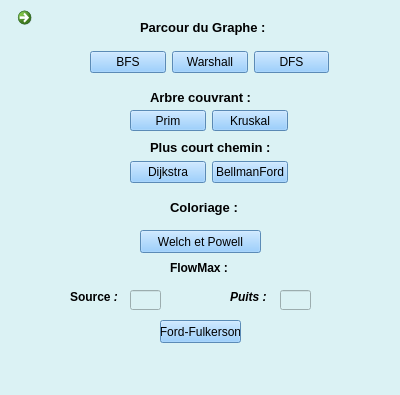
<?xml version="1.0" encoding="UTF-8"?>
<ui version="4.0">
 <class>algorithme</class>
 <widget class="QWidget" name="algorithme">
  <property name="geometry">
   <rect>
    <x>0</x>
    <y>0</y>
    <width>400</width>
    <height>395</height>
   </rect>
  </property>
  <property name="windowTitle">
   <string>Algorithmes</string>
  </property>
  <property name="windowIcon">
   <iconset>
    <normaloff>imgs/icon.png</normaloff>imgs/icon.png</iconset>
  </property>
  <property name="styleSheet">
   <string notr="true">background-color: rgb(219, 242, 244);</string>
  </property>
  <widget class="QLabel" name="label">
   <property name="geometry">
    <rect>
     <x>140</x>
     <y>20</y>
     <width>141</width>
     <height>16</height>
    </rect>
   </property>
   <property name="frameShape">
    <enum>QFrame::NoFrame</enum>
   </property>
   <property name="frameShadow">
    <enum>QFrame::Plain</enum>
   </property>
   <property name="text">
    <string>&lt;html&gt;&lt;head/&gt;&lt;body&gt;&lt;p&gt;&lt;span style=&quot; font-size:10pt; font-weight:600;&quot;&gt;Parcour du Graphe :&lt;/span&gt;&lt;/p&gt;&lt;/body&gt;&lt;/html&gt;</string>
   </property>
  </widget>
  <widget class="QLabel" name="label_2">
   <property name="geometry">
    <rect>
     <x>150</x>
     <y>90</y>
     <width>111</width>
     <height>16</height>
    </rect>
   </property>
   <property name="text">
    <string>&lt;html&gt;&lt;head/&gt;&lt;body&gt;&lt;p&gt;&lt;span style=&quot; font-size:10pt; font-weight:600;&quot;&gt;Arbre couvrant :&lt;/span&gt;&lt;/p&gt;&lt;/body&gt;&lt;/html&gt;</string>
   </property>
  </widget>
  <widget class="QLabel" name="label_3">
   <property name="geometry">
    <rect>
     <x>150</x>
     <y>140</y>
     <width>141</width>
     <height>16</height>
    </rect>
   </property>
   <property name="text">
    <string>&lt;html&gt;&lt;head/&gt;&lt;body&gt;&lt;p&gt;&lt;span style=&quot; font-size:10pt; font-weight:600;&quot;&gt;Plus court chemin :&lt;/span&gt;&lt;/p&gt;&lt;/body&gt;&lt;/html&gt;</string>
   </property>
  </widget>
  <widget class="QLabel" name="label_4">
   <property name="geometry">
    <rect>
     <x>170</x>
     <y>200</y>
     <width>81</width>
     <height>16</height>
    </rect>
   </property>
   <property name="text">
    <string>&lt;html&gt;&lt;head/&gt;&lt;body&gt;&lt;p&gt;&lt;span style=&quot; font-size:10pt; font-weight:600;&quot;&gt;Coloriage :&lt;/span&gt;&lt;/p&gt;&lt;/body&gt;&lt;/html&gt;</string>
   </property>
  </widget>
  <widget class="QPushButton" name="coloriage">
   <property name="geometry">
    <rect>
     <x>140</x>
     <y>230</y>
     <width>121</width>
     <height>23</height>
    </rect>
   </property>
   <property name="styleSheet">
    <string notr="true">background-color: rgb(128, 194, 255);</string>
   </property>
   <property name="text">
    <string>Welch et Powell</string>
   </property>
  </widget>
  <widget class="QCommandLinkButton" name="rvalgo">
   <property name="geometry">
    <rect>
     <x>10</x>
     <y>0</y>
     <width>51</width>
     <height>51</height>
    </rect>
   </property>
   <property name="text">
    <string/>
   </property>
   <property name="icon">
    <iconset>
     <normaloff>imgs/iconrevenir.webp</normaloff>imgs/iconrevenir.webp</iconset>
   </property>
   <property name="iconSize">
    <size>
     <width>40</width>
     <height>40</height>
    </size>
   </property>
  </widget>
  <widget class="QPushButton" name="fordfulkerson">
   <property name="geometry">
    <rect>
     <x>160</x>
     <y>320</y>
     <width>81</width>
     <height>23</height>
    </rect>
   </property>
   <property name="styleSheet">
    <string notr="true">background-color: rgb(128, 194, 255);</string>
   </property>
   <property name="text">
    <string>Ford-Fulkerson</string>
   </property>
  </widget>
  <widget class="QLabel" name="label_5">
   <property name="geometry">
    <rect>
     <x>170</x>
     <y>260</y>
     <width>61</width>
     <height>16</height>
    </rect>
   </property>
   <property name="text">
    <string>&lt;html&gt;&lt;head/&gt;&lt;body&gt;&lt;p&gt;&lt;span style=&quot; font-size:9pt; font-weight:600;&quot;&gt;FlowMax :&lt;/span&gt;&lt;/p&gt;&lt;/body&gt;&lt;/html&gt;</string>
   </property>
  </widget>
  <widget class="QLineEdit" name="source">
   <property name="geometry">
    <rect>
     <x>130</x>
     <y>290</y>
     <width>31</width>
     <height>20</height>
    </rect>
   </property>
  </widget>
  <widget class="QLabel" name="label_6">
   <property name="geometry">
    <rect>
     <x>70</x>
     <y>290</y>
     <width>47</width>
     <height>14</height>
    </rect>
   </property>
   <property name="text">
    <string>&lt;html&gt;&lt;head/&gt;&lt;body&gt;&lt;p&gt;&lt;span style=&quot; font-weight:600;&quot;&gt;Source&lt;/span&gt;&lt;span style=&quot; font-weight:600; font-style:italic;&quot;&gt; :&lt;/span&gt;&lt;/p&gt;&lt;/body&gt;&lt;/html&gt;</string>
   </property>
  </widget>
  <widget class="QLabel" name="label_7">
   <property name="geometry">
    <rect>
     <x>230</x>
     <y>290</y>
     <width>47</width>
     <height>14</height>
    </rect>
   </property>
   <property name="text">
    <string>&lt;html&gt;&lt;head/&gt;&lt;body&gt;&lt;p&gt;&lt;span style=&quot; font-weight:600; font-style:italic;&quot;&gt;Puits&lt;/span&gt;&lt;span style=&quot; font-weight:600; font-style:italic;&quot;&gt; :&lt;/span&gt;&lt;/p&gt;&lt;/body&gt;&lt;/html&gt;</string>
   </property>
  </widget>
  <widget class="QLineEdit" name="puits">
   <property name="geometry">
    <rect>
     <x>280</x>
     <y>290</y>
     <width>31</width>
     <height>20</height>
    </rect>
   </property>
  </widget>
  <widget class="QLabel" name="flow">
   <property name="geometry">
    <rect>
     <x>70</x>
     <y>350</y>
     <width>271</width>
     <height>31</height>
    </rect>
   </property>
   <property name="styleSheet">
    <string notr="true">color: rgb(255, 149, 19);</string>
   </property>
   <property name="text">
    <string/>
   </property>
  </widget>
  <widget class="QWidget" name="">
   <property name="geometry">
    <rect>
     <x>90</x>
     <y>50</y>
     <width>239</width>
     <height>25</height>
    </rect>
   </property>
   <layout class="QHBoxLayout" name="horizontalLayout">
    <item>
     <widget class="QPushButton" name="bfs">
      <property name="styleSheet">
       <string notr="true">background-color: rgb(128, 194, 255);</string>
      </property>
      <property name="text">
       <string>BFS</string>
      </property>
     </widget>
    </item>
    <item>
     <widget class="QPushButton" name="warshall">
      <property name="styleSheet">
       <string notr="true">background-color: rgb(128, 194, 255);</string>
      </property>
      <property name="text">
       <string>Warshall</string>
      </property>
     </widget>
    </item>
    <item>
     <widget class="QPushButton" name="dfs">
      <property name="styleSheet">
       <string notr="true">background-color: rgb(128, 194, 255);</string>
      </property>
      <property name="text">
       <string>DFS</string>
      </property>
     </widget>
    </item>
   </layout>
  </widget>
  <widget class="QWidget" name="">
   <property name="geometry">
    <rect>
     <x>130</x>
     <y>110</y>
     <width>158</width>
     <height>21</height>
    </rect>
   </property>
   <layout class="QHBoxLayout" name="horizontalLayout_2">
    <item>
     <widget class="QPushButton" name="prim">
      <property name="styleSheet">
       <string notr="true">background-color: rgb(128, 194, 255);</string>
      </property>
      <property name="text">
       <string>Prim</string>
      </property>
     </widget>
    </item>
    <item>
     <widget class="QPushButton" name="kruskal">
      <property name="styleSheet">
       <string notr="true">background-color: rgb(126, 192, 252);</string>
      </property>
      <property name="text">
       <string>Kruskal</string>
      </property>
     </widget>
    </item>
   </layout>
  </widget>
  <widget class="QWidget" name="">
   <property name="geometry">
    <rect>
     <x>130</x>
     <y>160</y>
     <width>158</width>
     <height>25</height>
    </rect>
   </property>
   <layout class="QHBoxLayout" name="horizontalLayout_3">
    <item>
     <widget class="QPushButton" name="dijkstra">
      <property name="styleSheet">
       <string notr="true">background-color: rgb(128, 194, 255);</string>
      </property>
      <property name="text">
       <string>Dijkstra</string>
      </property>
     </widget>
    </item>
    <item>
     <widget class="QPushButton" name="bellmanford">
      <property name="styleSheet">
       <string notr="true">background-color: rgb(128, 194, 255);</string>
      </property>
      <property name="text">
       <string>BellmanFord</string>
      </property>
     </widget>
    </item>
   </layout>
  </widget>
 </widget>
 <resources/>
 <connections/>
</ui>
